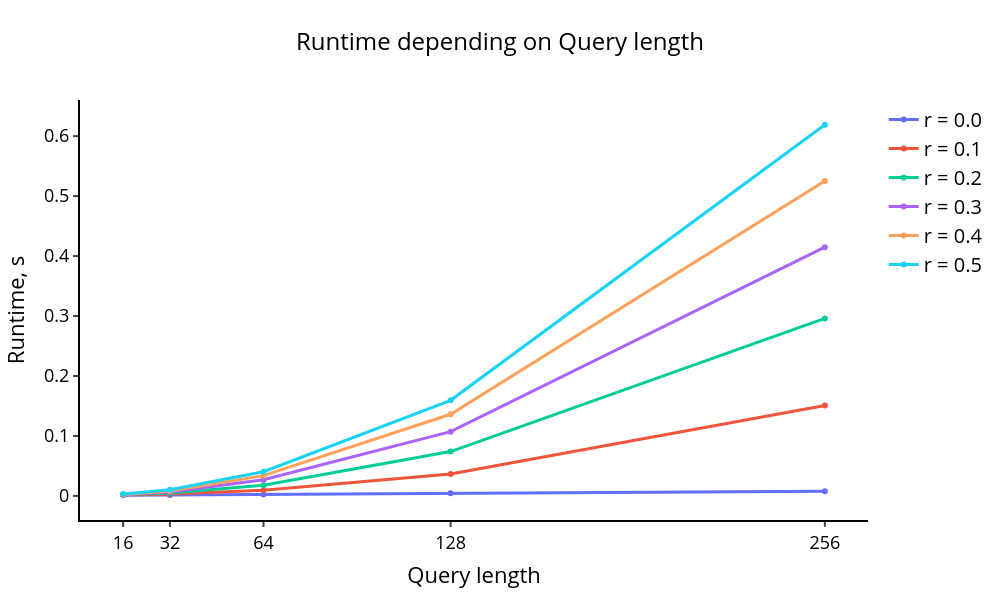

The code cell stored with this chart in its notebook:
### Code cell
comparison_param = np.array([f'r = {radius}' for radius in r_list])
visualize_plot_times(dtw_exp2_times, comparison_param, exp2_params)

### Figure 1 — Plotly figure (JSON) as saved in the notebook; plotly's stock layout.template omitted (floating-point values rounded to 4 significant figures)
{"data": [{"line": {"width": 3}, "name": "r = 0.0", "type": "scatter", "x": [16, 32, 64, 128, 256], "y": [0.001089, 0.001583, 0.0025, 0.004346, 0.007815]}, {"line": {"width": 3}, "name": "r = 0.1", "type": "scatter", "x": [16, 32, 64, 128, 256], "y": [0.001328, 0.00323, 0.009466, 0.0367, 0.1509]}, {"line": {"width": 3}, "name": "r = 0.2", "type": "scatter", "x": [16, 32, 64, 128, 256], "y": [0.001854, 0.004848, 0.01791, 0.07395, 0.2961]}, {"line": {"width": 3}, "name": "r = 0.3", "type": "scatter", "x": [16, 32, 64, 128, 256], "y": [0.002109, 0.006668, 0.02686, 0.1071, 0.4148]}, {"line": {"width": 3}, "name": "r = 0.4", "type": "scatter", "x": [16, 32, 64, 128, 256], "y": [0.002496, 0.008258, 0.03378, 0.1361, 0.5252]}, {"line": {"width": 3}, "name": "r = 0.5", "type": "scatter", "x": [16, 32, 64, 128, 256], "y": [0.003092, 0.01012, 0.04035, 0.1594, 0.619]}], "layout": {"font": {"color": "black"}, "height": 600, "legend": {"font": {"color": "black", "size": 20}}, "paper_bgcolor": "white", "plot_bgcolor": "white", "title": {"font": {"color": "black", "size": 24}, "text": "Runtime depending on Query length", "x": 0.5, "xanchor": "center"}, "width": 1000, "xaxis": {"linecolor": "#000", "linewidth": 2, "showgrid": false, "tickfont": {"color": "black", "size": 18}, "ticks": "outside", "tickvals": [16, 32, 64, 128, 256], "tickwidth": 2, "title": {"font": {"color": "black", "size": 22}, "text": "Query length"}}, "yaxis": {"linecolor": "#000", "linewidth": 2, "showgrid": false, "tickfont": {"color": "black", "size": 18}, "ticks": "outside", "tickwidth": 2, "title": {"font": {"color": "black", "size": 22}, "text": "Runtime, s"}, "zeroline": false}}}
